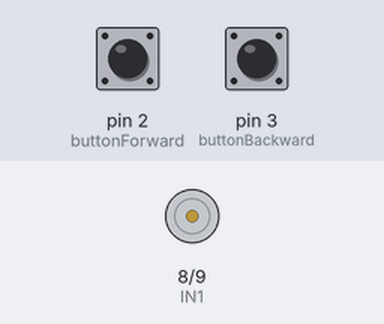
Recording of a sketch running on a simulated Arduino Uno, built with avr-gcc and run on an emulated ATmega328P. Parts: motor-driver pin pairs drawn as motors (green arrow = first pin HIGH = forward, orange = second pin HIGH = backward, longer = more drive, scaled by the enable pin). Inputs (shaded band) come from the test bench; at power-on: pin 2 (buttonForward) HIGH, pin 3 (buttonBackward) HIGH.

Above: at 1.2 s.
1.3 s: pin 2 (buttonForward) pulled LOW for 0.15 s
At 1.37 s:
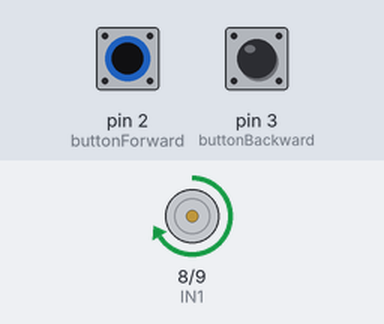
2.9 s: pin 3 (buttonBackward) pulled LOW for 0.15 s
At 2.97 s:
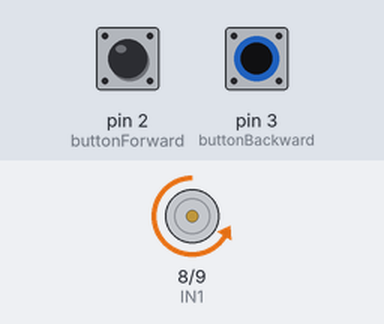
4.5 s: pin 3 (buttonBackward) pulled LOW for 3.2 s
At 8.9 s:
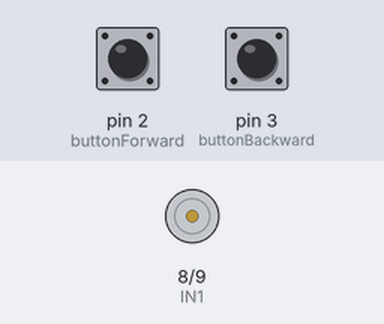
9.2 s: pin 2 (buttonForward) pulled LOW for 1 s
At 10.0 s:
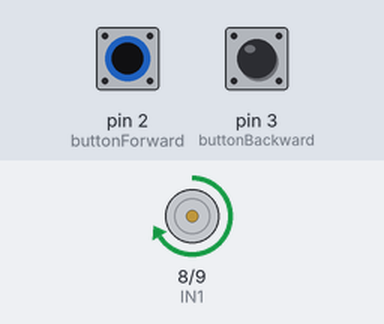
Timing chart, 0 to 12.2 s (numbered marks = the images above; inputs shaded):
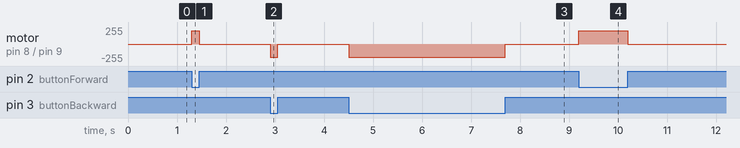

The sketch:

DC_Motor_Direction_with_Two_Buttons.ino
```cpp
int buttonForward = 2;
int buttonBackward = 3;

int IN1 = 8;
int IN2 = 9;
int ENA = 10;

void setup() {
  pinMode(buttonForward, INPUT_PULLUP);
  pinMode(buttonBackward, INPUT_PULLUP);

  pinMode(IN1, OUTPUT);
  pinMode(IN2, OUTPUT);
  pinMode(ENA, OUTPUT);
}

void loop() {
  bool forwardPressed = digitalRead(buttonForward) == LOW;
  bool backwardPressed = digitalRead(buttonBackward) == LOW;

  if (forwardPressed && !backwardPressed) {
    // Forward
    digitalWrite(IN1, HIGH);
    digitalWrite(IN2, LOW);
    analogWrite(ENA, 200);
  } else if (backwardPressed && !forwardPressed) {
    // Backward
    digitalWrite(IN1, LOW);
    digitalWrite(IN2, HIGH);
    analogWrite(ENA, 200);
  } else {
    // Stop
    analogWrite(ENA, 0);
  }
}
```

Measured:
- after the input at 1.3 s, motor on pin 8 (IN1) / pin 9 (IN2): stopped → forward 200/255 at once, → stopped 0.15 s later
- after the input at 2.9 s, motor on pin 8 (IN1) / pin 9 (IN2): stopped → backward 200/255 at once, → stopped 0.15 s later
- after the input at 4.5 s, motor on pin 8 (IN1) / pin 9 (IN2): stopped → backward 200/255 at once, → stopped 3.2 s later
- after the input at 9.2 s, motor on pin 8 (IN1) / pin 9 (IN2): stopped → forward 200/255 at once, → stopped 1.0 s later
